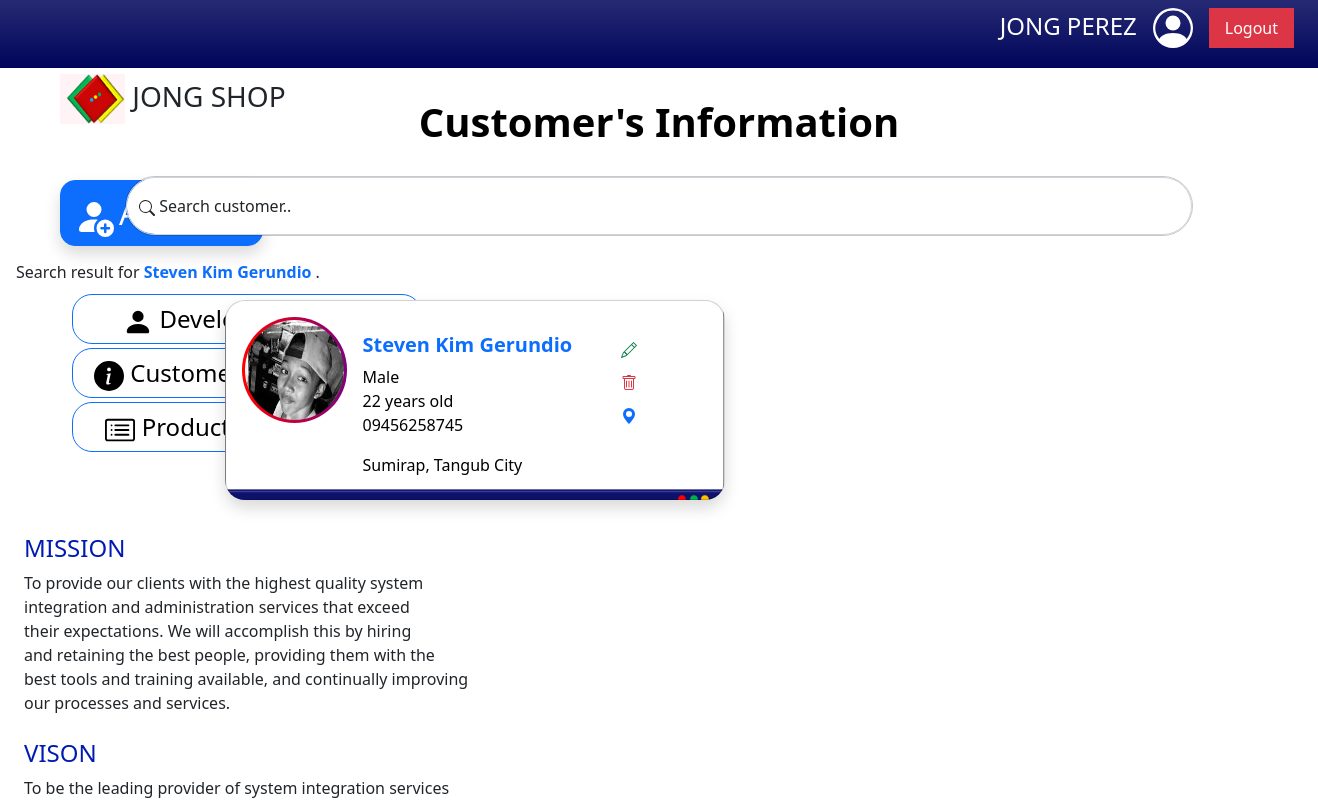
Screenshot of /index.php?keyword=Steven Kim Gerundio  (signed in) with the database file from the repository.
### tables this page shows
CREATE TABLE `users` (
  `id` int(11) NOT NULL AUTO_INCREMENT,
  `full_name` varchar(123) DEFAULT NULL,
  `email` varchar(123) DEFAULT NULL,
  `password` varchar(123) DEFAULT NULL,
  PRIMARY KEY (`id`)
);

CREATE TABLE `customers` (
  `customer_id` int(11) NOT NULL AUTO_INCREMENT,
  `cust_name` varchar(55) DEFAULT NULL,
  `sex` varchar(12) DEFAULT NULL,
  `age` varchar(100) DEFAULT NULL,
  `contact` varchar(55) DEFAULT NULL,
  `barangay` varchar(100) DEFAULT NULL,
  `city` varchar(55) DEFAULT NULL,
  `country` varchar(55) DEFAULT NULL,
  `images` blob DEFAULT NULL,
  PRIMARY KEY (`customer_id`)
);

### index.php (the view, shortened to what this page needs)
<!DOCTYPE html>
<html lang="en">
<head>
    <link rel="stylesheet" href="assets/bootstrap/bootstrap.min.css">
</head>
<body>
    <?php
    require 'dbhelper.php';
    $sel = "SELECT * FROM users";
    $query = mysqli_query($conn, $sel);
    $result = mysqli_fetch_assoc($query);
    ?>
    <ul class="nav justify-content-end bg-gradient p-2 fixed-top " style="background-color: #00055b;">
        <li class="nav-item">
            <p class=" text-white fs-4 me-3" style="text-transform:uppercase">
                <?php echo $result['full_name']; ?>
            </p>
        </li>
        <li class="nav-item">
        </li>
        <li class="nav-item">
            <a class="nav-link text-white bg-gradient bg-danger me-3 btn-outline-danger" href="logout.php?"
                onclick="return confirm('You want to Logout?')">Logout</a>
        </li>
    </ul>
    <div class="row" style="margin-top:2%;">
        <div class="col-4  " style="width:500px; height:auto; background-color:#f4f4ff">
            <div class="container position-fixed">
                <div class="d-flex justify-content-between m-5 ">
                    <h3><img src="logo.png" style="width: 65px; height: 50px"> JONG SHOP</h3>
                </div>
                <div class="d-flex justify-content-between mt-4 ms-5 mb-5  ">
                    <button type="button" class="btn btn-primary btn-sm fs-2 p-2 shadow " style="border-radius:15px"
                        data-bs-toggle="modal" data-bs-target="#AddModal">Add New</a>
                </div>
                <div class="container ms-5">
                    <a href="profile.php" type="button" class="btn btn-outline-primary fs-4 mb-1 text-black "
                        style="width: 350px; border-radius: 20px;"><svg xmlns="http://www.w3.org/2000/svg" width="30"
                            height="30" fill="currentColor" class="bi bi-person-fill" viewBox="0 0 16 16">
                            <path d="M3 14s-1 0-1-1 1-4 6-4 6 3 6 4-1 1-1 1H3Zm5-6a3 3 0 1 0 0-6 3 3 0 0 0 0 6Z" />
                        </svg> Developer's
                        Profile</a><br>
                    <a href="index.php" type="button" class="btn btn-outline-primary fs-4 mb-1 text-black"
                        style="width: 350px; border-radius: 20px;"> Customer's Information</a><br>
                    <a href="products_list.php" type="button" class="btn btn-outline-primary fs-4 mb-1 text-black"
                        style="width: 350px; border-radius: 20px;"> Product's Information</a>
                </div>
                <div class="container" style="margin-top:7%">
                    <h4 style="color: #001bb1;">MISSION</h4>
                    <p>To provide our clients with the highest quality system <br>integration
                        and administration services that exceed<br> their expectations. We will
                        accomplish this by hiring <br>and retaining the best people, providing them
                        with the <br>best tools and training available, and continually improving <br>
                        our processes and services.</p>
                    <h4 class="mt-4" style="color: #001bb1;">VISON</h4>
                    <p>To be the leading provider of system integration services <br>
                        in our industry by delivering innovative solutions that meet<br>
                        or exceed our clients’ expectations. We will achieve this by<br>
                        fostering a culture of innovation, collaboration, and<br>
                        continuous improvement.</p>
                </div>
            </div>
            <?php include 'add.php'; ?>
        </div>
        <div class="col-4 " style="width:1550px; height:auto">
            <p class="text-center fs-1 fw-bold text-black " style="margin-top:5%"> Customer's Information</p>
            <div class="container">
                <form action="home.php" method="get" class="form-floating m-4 border border-dark border-opacity-25"
                    style="border-radius: 30px;">
                    <input type=" text" class="form-control" style="border-radius: 30px;" id="floatingInput"
                        placeholder="Search customer.." name="keyword">
                    <label for="floatingInput">
                        Search customer..</label>
                </form>
            </div>
            <?php if (isset($_GET['keyword']) && strlen($_GET['keyword']) > 0): ?>
                <div class="m-3 w-10s">
                    Search result for <b class="text-primary">
                        <?= $_GET['keyword'] ?>
                    </b>.
                </div>
            <?php endif; ?>
            <?php
            require('dbhelper.php');
            if (isset($_GET['keyword']) && strlen($_GET['keyword']) > 0) {
                $keyword = $_GET['keyword'];
                $where = " WHERE cust_name LIKE '%$keyword%' OR barangay LIKE '%$keyword%'";
                $result = $conn->query("SELECT * FROM customers $where ORDER BY customer_id DESC");
            } else {
                $result = $conn->query("SELECT * FROM customers ORDER BY customer_id DESC");
            } ?>
            <?php while ($row = $result->fetch_assoc()): ?>
                <div class="container" style="margin-left:14%">
                    <div class="container">
                        <div class=" float-start d-flex ">
                            <div class="card text-bg-light shadow p-3 ms-3 me-4 mb-3  " style=" width:500px;
                background-image:url(back5.png);
                background-position: center;
                background-size: cover;
                height:25vh;
                border-radius:20px">
                                <div class="row g-0">
                                    <div class="col-md-4" style="width:auto">
                                        <img src=" uploads/<?= $row['images']; ?>" class="img-fluid rounded-circle "
                                            alt=".pdf file" style="width:105px; height:60%; border-color:  max-width: 250px;
                              padding: 1rem;
                              position: relative;
                              background: linear-gradient(to right, red, purple);
                              padding: 3px;">
                                    </div>
                                    <div class="col-md-8  " style="width:auto; height:auto">
                                        <div class="card-body ">
                                            <div class="row">
                                                <div class="col-4  " style="width:250px">
                                                    <h5 class="card-title text-capitalize fw-semibold text-primary ">
                                                        <?= $row['cust_name']; ?>
                                                    </h5>
                                                    <p class="card-text  text-black">
                                                        <?= $row['sex']; ?> <br>
                                                        <?= $row['age']; ?> years old<br>
                                                        <?= $row['contact']; ?>
                                                    </p>
                                                    <p class="card-text text-warning-emphasis text-black">
                                                        <?= $row['barangay']; ?>,
                                                        <?= $row['city']; ?>
                                                    </p>
                                                </div>
                                                <div class="col-4 " style="width:auto">
                                                    <a href="customer_id=<?= $row['customer_id'];?> & cust_name=<?= $row['cust_name']; ?> & sex=<?= $row['sex']; ?> &age=<?= $row['age']; ?> & contact=<?= $row['contact']; ?> & barangay=<?= $row['barangay']; ?> & city=<?= $row['city']; ?> & country=<?= $row['country']; ?>"
                                                        class="btn btn-outline-success btn-sm mb-1" style="border:none"
                                                        data-bs-toggle="modal"
                                                        data-bs-target="#EditModal<?= $row['customer_id']; ?>"></a><br>
                                                    <a onclick="return confirm('Delete this customer?')"
                                                        href="delete.php?customer_id=<?= $row['customer_id']; ?>"
                                                        class="btn btn-outline-danger btn-sm mb-1" style="border:none">
                                                         </a><br>
                                                    <a href="mapop.php?>" class="btn btn-outline-primary btn-sm "
                                                        style="border:none" data-bs-toggle="modal"
                                                        data-bs-target="#LocationModal<?= $row['customer_id']; ?>"> <svg
                                                            xmlns="http://www.w3.org/2000/svg" width="16" height="16"
                                                            fill="currentColor" class="bi bi-geo-alt-fill"
                                                            viewBox="0 0 16 16">
                                                            <path
                                                                d="M8 16s6-5.686 6-10A6 6 0 0 0 2 6c0 4.314 6 10 6 10zm0-7a3 3 0 1 1 0-6 3 3 0 0 1 0 6z" />
                                                        </svg>
                                                    </a>
                                                </div>
                                            </div>
                                        </div>
                                    </div>
                                    <?php include 'edit.php'; ?>
                                </div>
                            </div>
                        </div>
                    </div>
                </div>
            </div>
        <?php endwhile; ?>
    </div>
</body>
</html>

### rows the page displays
users: full_name "JONG PEREZ"
customers: images (picture), cust_name "Steven Kim Gerundio", sex "Male", age "22", contact "09456258745", barangay "Sumirap", city "Tangub City"

### other values shown
$_GET['keyword'] "Steven Kim Gerundio"
